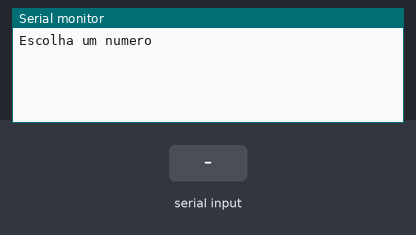
This sketch was run on a simulated Arduino Uno, built with avr-gcc and run on an emulated ATmega328P. On the bench: the last lines printed to the serial monitor. The test bench sets the inputs (shaded band).

Above: at 1.2 s.
1.3 s: "90,45\n" received over Serial
At 2.1 s:
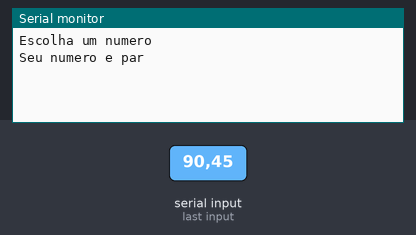
At 2.7 s:
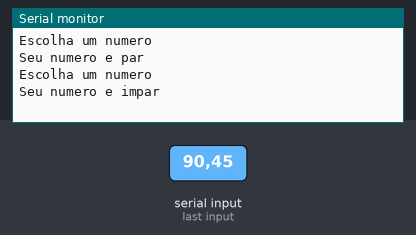

The sketch:

lopal_ex121.ino
```cpp
/* Faça um programa que receba um número do usuário e informe se este número é
par ou ímpar.
*/

int n = 0;

void setup()
{
  Serial.begin(9600);
}

void loop()
{
  Serial.println("Escolha um numero");
  while (!Serial.available());
  n = Serial.parseInt();

  n = n % 2;

    if(n == 1) {
  Serial.println ("Seu numero e impar");
  }

  if(n == 0) {
  Serial.println("Seu numero e par");
  }

  delay(1000);

 Serial.println();
 Serial.println();

}
```

Measured:
- after the input at 1.3 s, the serial monitor: prints a new line at once (image 1)
